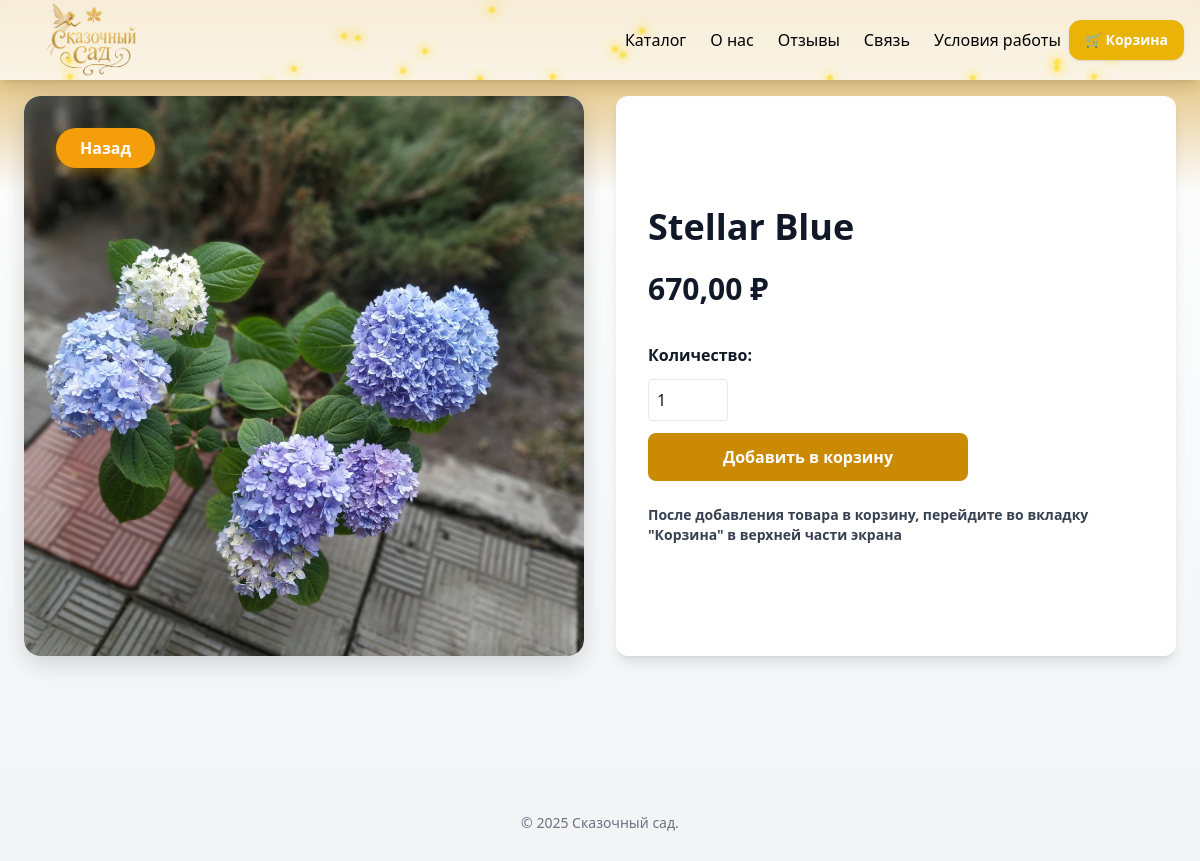
The app's page /catalog/14/, older data.
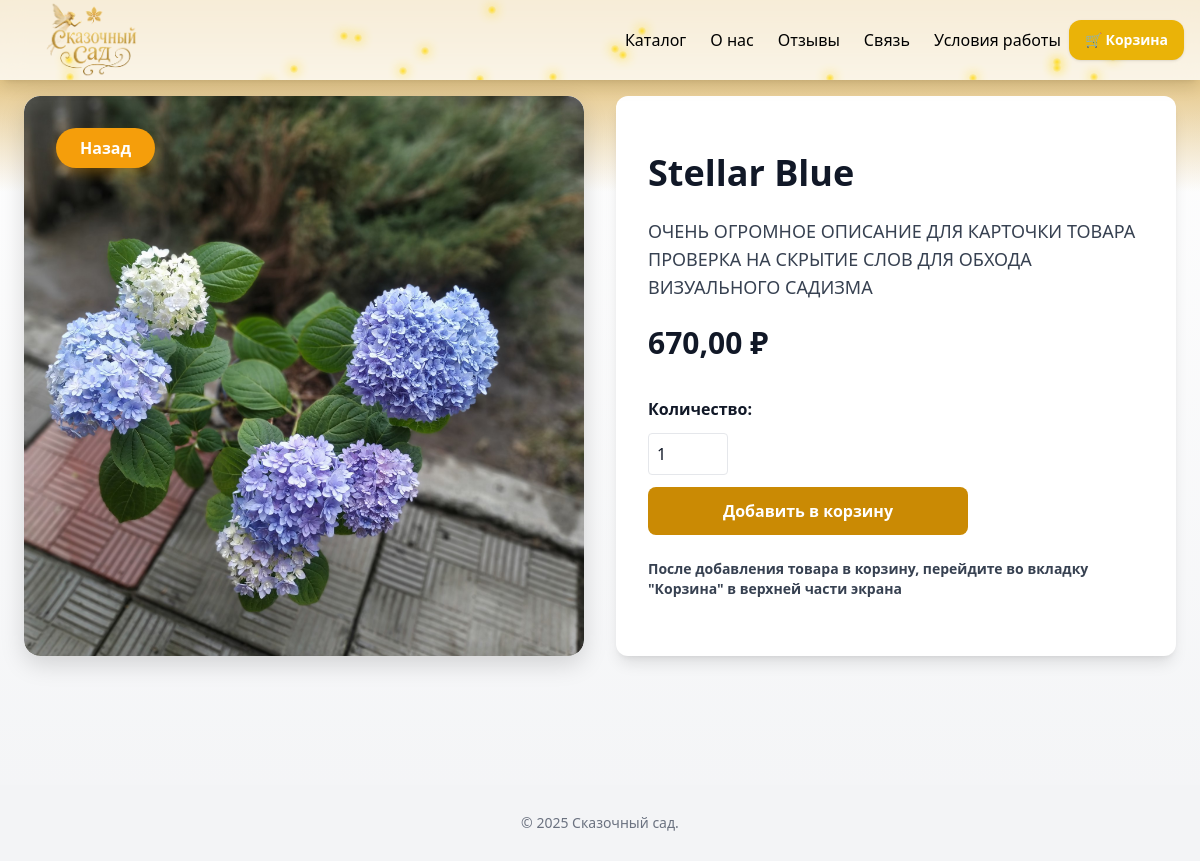
The same page, newer data.
### flowers/models.py (models this page shows, shortened)
class Flower(models.Model):
    name = models.CharField("Название", max_length=200)
    category = models.ForeignKey(Category, on_delete=models.CASCADE, related_name="flowers", verbose_name="Категория")
    price = models.DecimalField("Цена", max_digits=10, decimal_places=2)
    image = models.ImageField("Фото", upload_to="flowers/")
    in_stock = models.BooleanField(default=True, verbose_name='В наличии')
    description = models.TextField("Описание", blank=True)
    class Meta:
        verbose_name = "Карточка товара"
        verbose_name_plural = "Карточки товаров"

### flowers/views.py (the view)
# urls.py: path('catalog/<int:pk>/', flower_detail, name='flower_detail'),
def flower_detail(request, pk):
    flower = get_object_or_404(Flower, pk=pk)
    cart = request.session.get('cart', {})
    cart_ids = [int(k) for k in cart.keys()]
    return render(request, 'flowers/detail.html', {'flower': flower, 'cart_ids': cart_ids})

### flowers/templates/flowers/detail.html (shortened to what the changed rows need)
{% load static %}
<!DOCTYPE html>
<html lang="ru" class="scroll-smooth">
<head>
  <script src="https://cdn.tailwindcss.com"></script>
</head>
<body class="flex flex-col min-h-screen bg-gradient-to-b from-white to-gray-100 text-gray-900 font-sans">
  <div class="block">
    <main class="max-w-7xl mx-auto px-4 sm:px-6 pt-4 pb-16 flex flex-col lg:flex-row gap-8 relative z-10 text-gray-900">
      <div class="w-full lg:w-1/2 flex justify-center">
        <div class="photo-container">
          <div class="photo-aspect">
            {% if flower.image %}
              <img src="{{ flower.image.url }}" alt="{{ flower.name }}" />
            {% else %}
              <div class="no-image flex items-center justify-center text-gray-400 text-lg">
                Нет изображения
              </div>
            {% endif %}
          </div>
        </div>
      </div>
      <div class="w-full lg:w-1/2 flex justify-center">
        <div class="bg-white rounded-xl shadow-lg p-4 sm:p-6 md:p-8 flex flex-col justify-center w-full">
          <div class="product-details space-y-4 sm:space-y-6">
            <h1 class="text-xl sm:text-2xl md:text-4xl font-extrabold text-gray-900">{{ flower.name }}</h1>
            <p class="text-sm sm:text-base md:text-lg text-gray-700 leading-relaxed">{{ flower.description }}</p>
            <div class="text-lg sm:text-xl md:text-3xl font-bold text-gray-900">{{ flower.price }} ₽</div>
            <form id="cart-form-{{ flower.id }}" class="flex flex-col space-y-3 max-w-xs">
              <label for="quantity-input-{{ flower.id }}" class="font-semibold text-gray-900 text-sm sm:text-base">Количество:</label>
              <input id="quantity-input-{{ flower.id }}" name="quantity" type="number" min="1" value="1"
                     class="p-2 border rounded text-gray-900 w-20 text-sm sm:text-base"
                     {% if flower.id in cart_ids %} disabled {% endif %}/>
              <button type="button" id="add-btn-{{ flower.id }}"
                      class="{% if flower.id in cart_ids %}bg-gray-400{% else %}bg-yellow-600 hover:bg-yellow-700{% endif %}
                             text-white py-2 sm:py-3 rounded-lg font-semibold w-full transition text-sm sm:text-base"
                      onclick="toggleCart({{ flower.id }})">
                {% if flower.id in cart_ids %}
                  Добавлено (убрать)
                {% else %}
                  Добавить в корзину
                {% endif %}
              </button>
            </form>
            <p class="font-semibold text-gray-700 text-xs sm:text-sm mt-2">
              После добавления товара в корзину, перейдите во вкладку "Корзина" в верхней части экрана
            </p>
          </div>
        </div>
      </div>
    </main>
  </div>
</body>
</html>

Row changes from the older to the newer data that the page shows:
changed Flower "Stellar Blue": description (not shown) → "ОЧЕНЬ ОГРОМНОЕ ОПИСАНИЕ ДЛЯ КАРТОЧКИ ТОВАРА ПРОВЕРКА НА СКРЫТИЕ СЛОВ ДЛЯ ОБХОДА ВИЗУАЛЬНОГО САДИЗМА"
